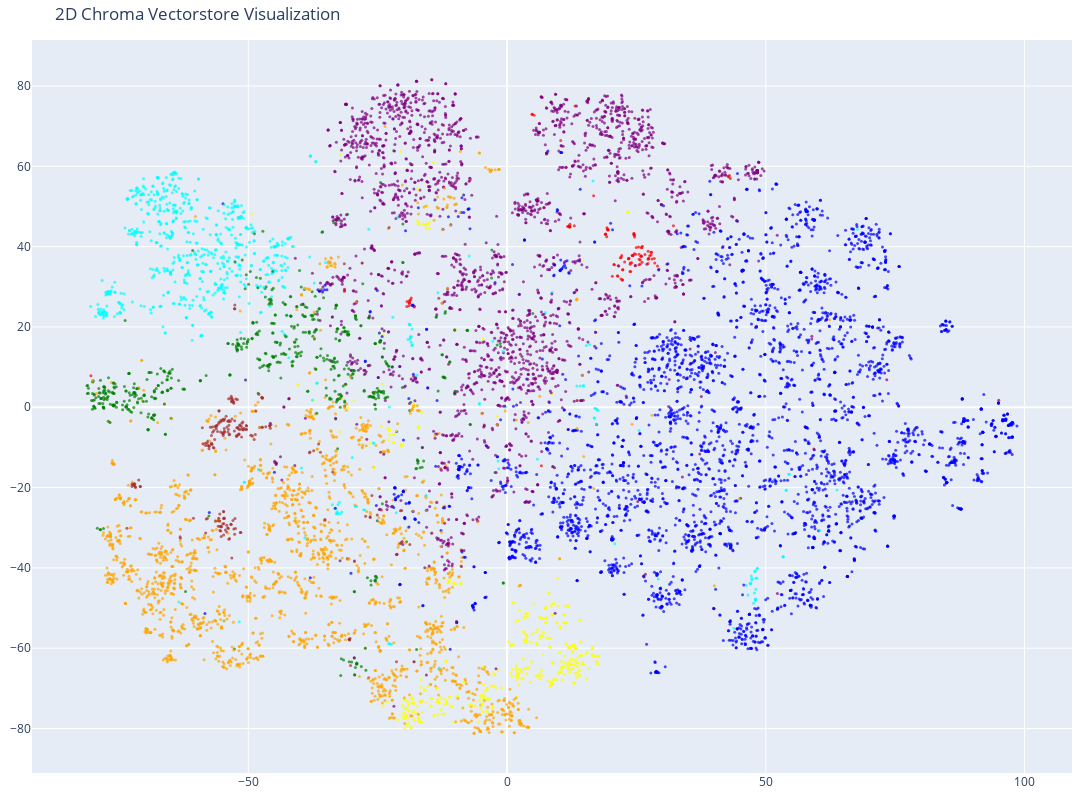

The notebook cell saved with this chart:
### Code cell
fig = go.Figure(data=[go.Scatter(
    x=reduced_vectors[:, 0],
    y=reduced_vectors[:, 1],
    mode='markers',
    marker=dict(size=3, color=colors, opacity=0.7),
)])

fig.update_layout(
    title='2D Chroma Vectorstore Visualization',
    scene=dict(xaxis_title='x', yaxis_title='y'),
    width=1200,
    height=800,
    margin=dict(r=20, b=10, l=10, t=40)
)

fig.show()

### Figure 1 — Plotly figure (JSON) as saved in the notebook; plotly's stock layout.template omitted (floating-point values rounded to 4 significant figures; data arrays with more than 128 entries replaced by an {"elided": "..."} marker saying what was removed)
{"data": [{"marker": {"color": {"elided": "10000 str values"}, "opacity": 0.7, "size": 3}, "mode": "markers", "type": "scatter", "x": {"elided": "10000 float values"}, "y": {"elided": "10000 float values"}}], "layout": {"height": 800, "margin": {"b": 10, "l": 10, "r": 20, "t": 40}, "scene": {"xaxis": {"title": {"text": "x"}}, "yaxis": {"title": {"text": "y"}}}, "title": {"text": "2D Chroma Vectorstore Visualization"}, "width": 1200}}
